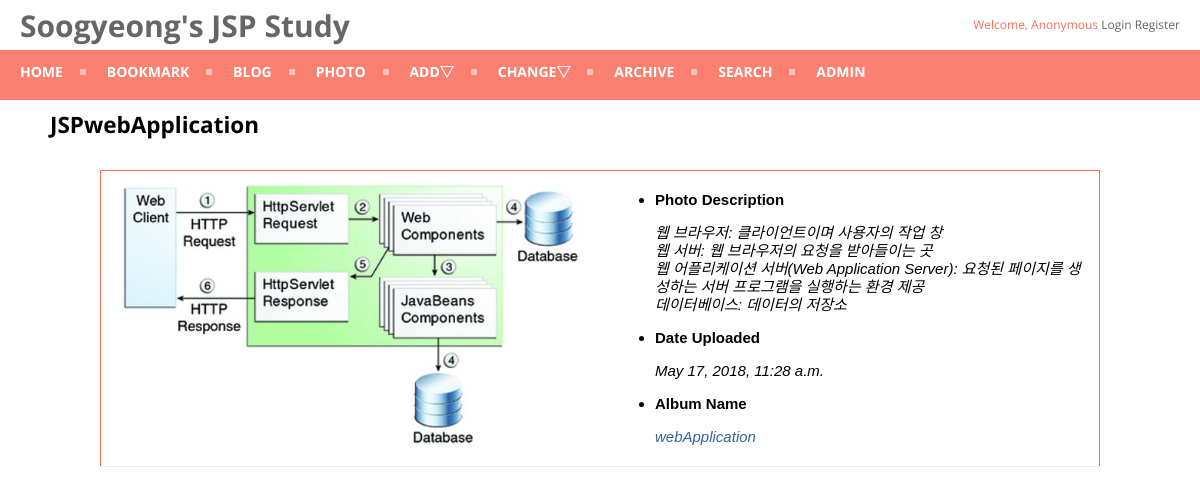
The page /photo/photo/4/ on the database its author committed.
### photo/models.py (models this page shows, shortened)
class Photo(models.Model):
    album = models.ForeignKey('Album',on_delete=models.CASCADE,)
    title = models.CharField(max_length=50)
    image = ThumbnailImageField(upload_to='photo/%Y/%m')
    description = models.TextField('Photo Description', blank=True)
    upload_date = models.DateTimeField('Upload Date', auto_now_add=True)
    class Meta:
        ordering = ['title']

@python_2_unicode_compatible
class Album(models.Model):
    name = models.CharField(max_length=50)
    description = models.CharField('One Line Description', max_length=100, blank=True)
    class Mete:
        ordering = ['name']

### photo/templates/photo/photo_detail.html (shortened to what this page needs)
{% extends "base.html" %}
{% load staticfiles %}
{% block extrastyle %}{% static "photo/photo.css" %}{% endblock %}
{% block content %}
<div id="content">
    <h2>{{ object.title }}</h2>
    <table class="photo-detail">
        <tr>
            <td>
                <a href="{{ object.image.url }}">
                    <img src="{{ object.image.url }}" style="max-width: 100%">
                </a>
            </td>
            <td>
                <ul>
                    <li>Photo Description</li>
                    {% if object.description %}<p>{{ object.description|linebreaks }}</p>
                    {% else %}<p>(blank)</p>{% endif %}
                    <li>Date Uploaded</li>
                    <p>{{ object.upload_date }}</p>
                    <li>Album Name</li>
                    <p><a href="{% url 'photo:album_detail' object.album.id %}">{{ object.album.name }}</a></p>
                </ul>
            </td>
        </tr>
    </table>
</div>
{% endblock %}

### static/css/base.css (style rules this page uses)
body { margin:0px; font-family: 'Open Sans', sans-serif; font-size:15px; }
div#content { position: absolute; top: 90px; left: 50px; right: 50px; }
a:link, a:visited { color: #369; text-decoration: none; }
table { border-collapse: collapse; }
td, th { line-height: 18px; border-bottom: 1px solid #eee; vertical-align: top; padding: 5px 15px; font-family: "Lucida Grande", Verdana, Arial, sans-serif; }

### photo/static/photo/photo.css (style rules this page uses)
table.photo-detail { margin: 30px 50px 0 50px; border: 1px solid #f96e5b;; padding: 20px 20px; }
table.photo-detail td { width: 50%; }
table.photo-detail ul li { font-weight:bold; }
table.photo-detail ul p { font-style: italic; }

### rows shown on the page
Photo: title "JSPwebApplication", image (picture), description "웹 브라우저: 클라이언트이며 사용자의 작업 창 웹 서버: 웹 브라우저의 요청을 받아들이는 곳 웹 어플리케이션 서버(Web Application Server): 요청된 페이지를 생성하는 서버 프로그램을 실행하는 환경 제공 데이터베이스: 데이터의 저장소", upload_date "May 17, 2018, 11:28 a.m.", album.name "webApplication"
